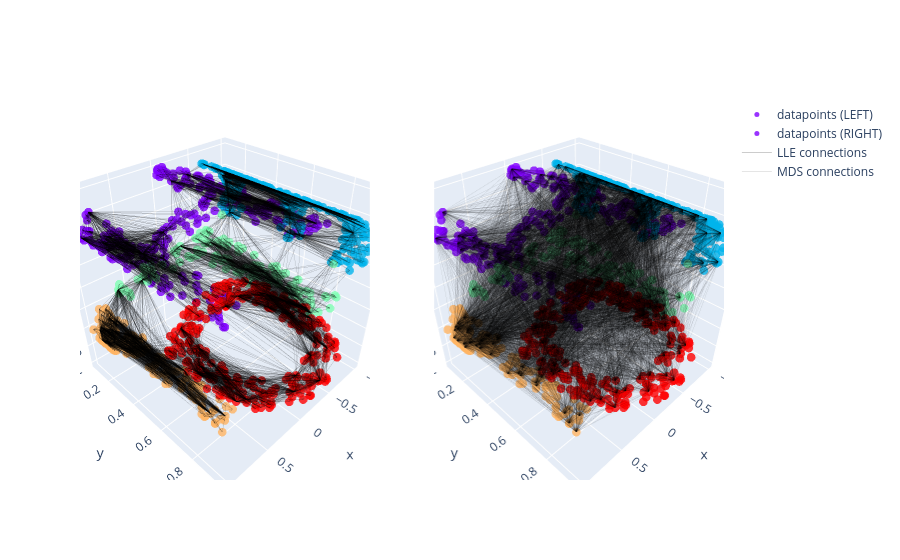

The notebook cell this image was saved under:
### Markdown cell above
# Connections Visualization

### Code cell
#@title Pairwise distances
import matplotlib.pyplot as plt
import seaborn as sns; sns.set()
import numpy as np

def make_hello(N=1000, rseed=42):
  # Make a plot with "HELLO" text; save as PNG
  fig, ax = plt.subplots(figsize=(4, 1))
  fig.subplots_adjust(left=0, right=1, bottom=0, top=1)
  ax.axis('off')
  ax.text(0.5, 0.4, 'HELLO', va='center', ha='center', weight='bold', size=85)
  fig.savefig('hello.png')
  plt.close(fig)
  # Open this PNG and draw random points from it
  from matplotlib.image import imread
  data = imread('hello.png')[::-1, :, 0].T
  rng = np.random.RandomState(rseed)
  X = rng.rand(4 * N, 2)
  i, j = (X * data.shape).astype(int).T
  mask = (data[i, j] < 1)
  X = X[mask]
  X[:, 0] *= (data.shape[0] / data.shape[1])
  X = X[:N]
  return X[np.argsort(X[:, 0])]

X = make_hello(1000)
colorize = dict(c=X[:, 0], cmap=plt.cm.get_cmap('rainbow', 5))

import numpy as np

# arrange "hello" in non-linear, S-shaped way
def make_hello_s_curve(X):
  t = (X[:, 0] - 2) * 0.75 * np.pi
  x = np.sin(t)
  y = X[:, 1]
  z = np.sign(t) * (np.cos(t) - 1)
  return np.vstack((x, y, z)).T
XS = make_hello_s_curve(X)

from plotly.subplots import make_subplots
import plotly.graph_objects as go
colors = ['rgb(' + np.array2string(c[:-1], formatter={'float_kind':lambda x:  "%.0f" % (x * 255)}, separator=',')[1:-1] + ')' for c in colorize['cmap'](0.255*colorize['c'])]

fig = make_subplots(rows=1, cols=2, specs=[[{"type": "scene"}, {"type": "scene"}]])

fig.add_trace(go.Scatter3d(x=XS[:, 0], y=XS[:, 1], z=XS[:, 2],
                           mode='markers', name='datapoints (LEFT)',
                           marker=dict(
                              size=5,
                              opacity=0.8,
                              color=colors
                            )
                           ), row=1, col=1)
fig.add_trace(go.Scatter3d(x=XS[:, 0], y=XS[:, 1], z=XS[:, 2],
                           mode='markers', name='datapoints (RIGHT)',
                           marker=dict(
                              size=5,
                              opacity=0.8,
                              color=colors
                            )
                           ), row=1, col=2)

# construct lines for LLE
from sklearn.neighbors import NearestNeighbors

N_neighbours = 100

rng = np.random.RandomState(42)
ind = rng.permutation(len(X))
nbrs = NearestNeighbors(n_neighbors=N_neighbours, radius=100.0).fit(XS).kneighbors(XS[ind[:100]])[1]
lines_LLE = []
for i in range(100):
  for j in nbrs[i]:
    lines_LLE = lines_LLE + [XS[ind[i]], XS[j], np.array([None, None, None])]
lines_LLE = np.array(lines_LLE)

fig.add_trace(go.Scatter3d(
    x=lines_LLE[:, 0],
    y=lines_LLE[:, 1],
    z=lines_LLE[:, 2],
    mode='lines', opacity=0.2,
    line={'color': 'rgb(0,0,0)', 'width': 1},
    name='LLE connections'
), row=1, col=1)

# construct lines for MDS
lines_MDS = []
for i in ind[:100]:
  for j in ind[100:200]:
    lines_MDS = lines_MDS + [XS[i], XS[j], np.array([None, None, None])]
lines_MDS = np.array(lines_MDS)

fig.add_trace(go.Scatter3d(
    x=lines_MDS[:, 0],
    y=lines_MDS[:, 1],
    z=lines_MDS[:, 2],
    mode='lines', opacity=0.1,
    line={'color': 'rgb(0,0,0)', 'width': 1},
    name='MDS connections'
), row=1, col=2)

fig.show()

### Figure 1 — Plotly figure (JSON) as saved in the notebook; plotly's stock layout.template omitted (floating-point values rounded to 4 significant figures; data arrays with more than 128 entries replaced by an {"elided": "..."} marker saying what was removed)
{"data": [{"marker": {"color": {"elided": "1000 str values"}, "opacity": 0.8, "size": 5}, "mode": "markers", "name": "datapoints (LEFT)", "scene": "scene", "type": "scatter3d", "x": {"elided": "1000 float values"}, "y": {"elided": "1000 float values"}, "z": {"elided": "1000 float values"}}, {"marker": {"color": {"elided": "1000 str values"}, "opacity": 0.8, "size": 5}, "mode": "markers", "name": "datapoints (RIGHT)", "scene": "scene2", "type": "scatter3d", "x": {"elided": "1000 float values"}, "y": {"elided": "1000 float values"}, "z": {"elided": "1000 float values"}}, {"line": {"color": "rgb(0,0,0)", "width": 1}, "mode": "lines", "name": "LLE connections", "opacity": 0.2, "scene": "scene", "type": "scatter3d", "x": {"elided": "30000 float values"}, "y": {"elided": "30000 float values"}, "z": {"elided": "30000 float values"}}, {"line": {"color": "rgb(0,0,0)", "width": 1}, "mode": "lines", "name": "MDS connections", "opacity": 0.1, "scene": "scene2", "type": "scatter3d", "x": {"elided": "30000 float values"}, "y": {"elided": "30000 float values"}, "z": {"elided": "30000 float values"}}], "layout": {"scene": {"domain": {"x": [0, 0.45], "y": [0, 1]}}, "scene2": {"domain": {"x": [0.55, 1], "y": [0, 1]}}}}
